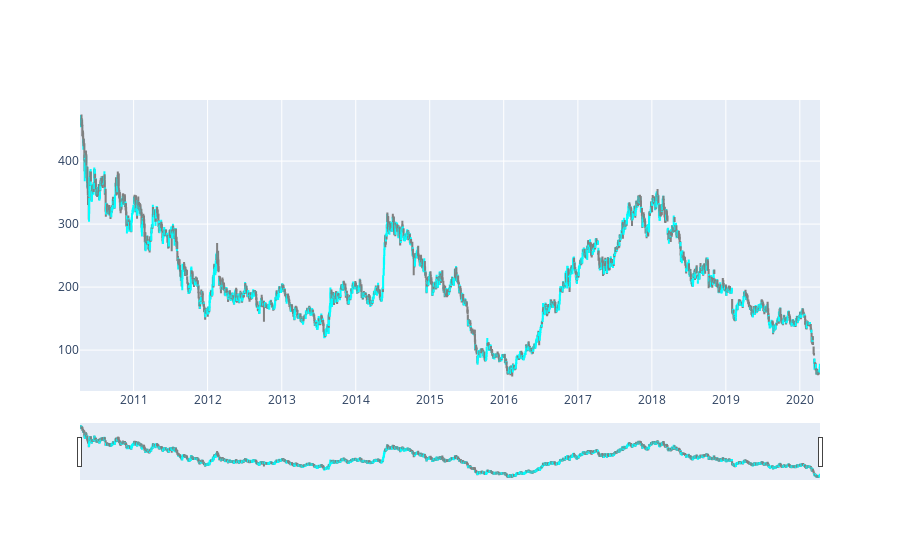

The notebook cell this image was saved under:
### Code cell
import plotly.graph_objects as go

import pandas as pd
from datetime import datetime

fig = go.Figure(data=[go.Candlestick(x=df['Date '],
                open=df['OPEN '],
                high=df['HIGH '],
                low=df['LOW '],
                close=df['close '] , increasing_line_color= 'cyan', decreasing_line_color= 'gray')])

fig.show()

### Figure 1 — Plotly figure (JSON) as saved in the notebook; plotly's stock layout.template omitted (floating-point values rounded to 4 significant figures; data arrays with more than 128 entries replaced by an {"elided": "..."} marker saying what was removed)
{"data": [{"close": {"elided": "2485 float values"}, "decreasing": {"line": {"color": "gray"}}, "high": {"elided": "2485 float values"}, "increasing": {"line": {"color": "cyan"}}, "low": {"elided": "2485 float values"}, "open": {"elided": "2485 float values"}, "type": "candlestick", "x": {"elided": "2485 str values"}}], "layout": {}}
